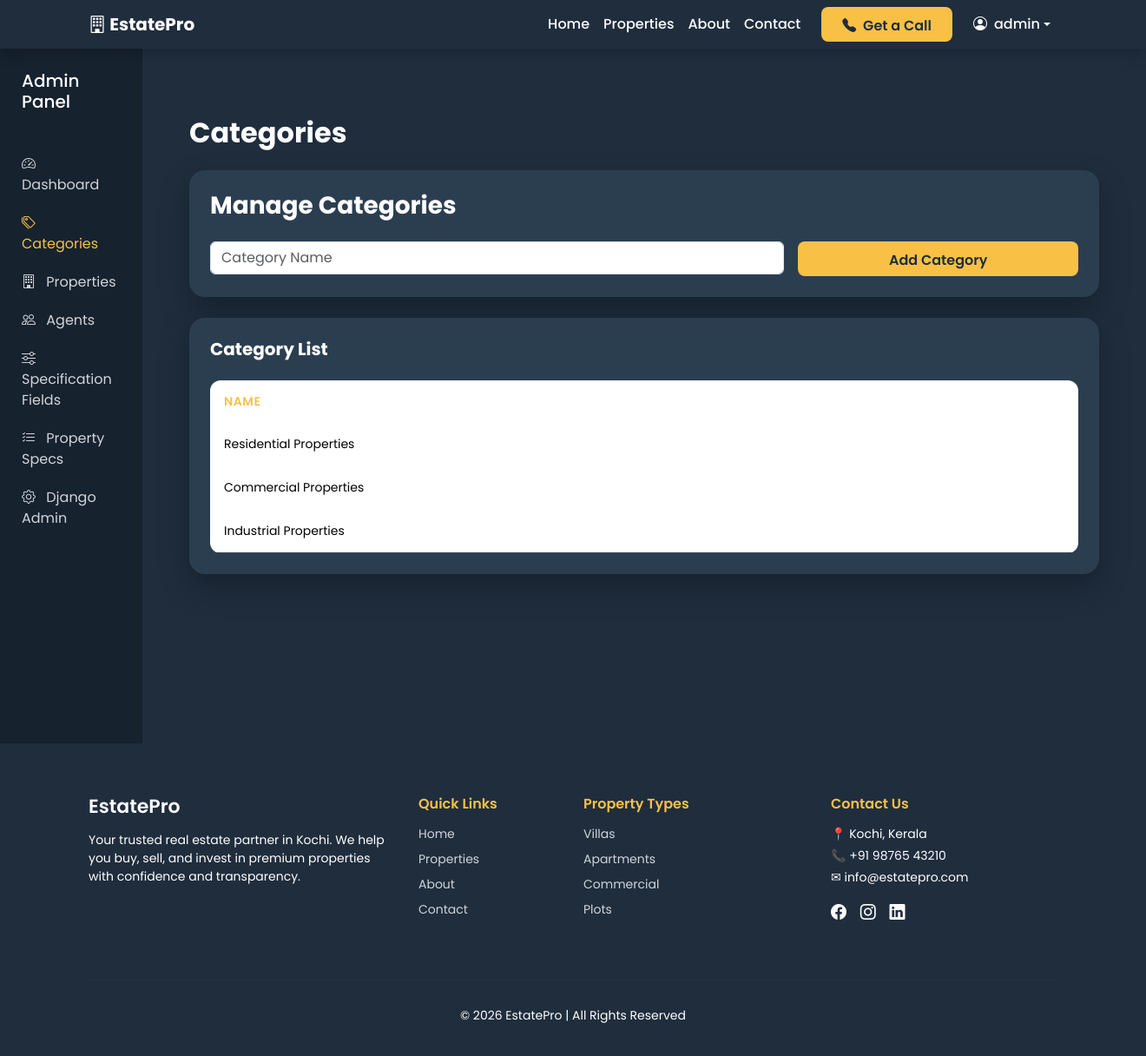
/accounts/admin-dashboard/categories/ (signed in), run on the app's committed database.
### properties/models.py (models this page shows, shortened)
class Category(models.Model):
    name = models.CharField(max_length=100)
    slug = models.SlugField(unique=True, blank=True)
    image = CloudinaryField('image', blank=True, null=True)

### accounts/views.py (the view)
# urls.py: path('admin-dashboard/categories/', views.admin_categories, name='admin_categories'),
@login_required
def admin_categories(request):
    if not request.user.is_superuser:
        return redirect('home')
    if request.method == "POST":
        name = request.POST.get('name')
        Category.objects.create(name=name, slug=name.lower().replace(" ", "-"))
        return redirect('admin_categories')
    categories = Category.objects.all()
    return render(request, 'categories.html', {'categories': categories})

### templates/categories.html (shortened to what this page needs)
{% extends 'base.html' %}
{% block content %}
<section class="admin-wrapper">
    <div class="admin-layout">
        <aside class="admin-sidebar" id="adminSidebar">
            <div class="sidebar-header">
                <h5>Admin Panel</h5>
            </div>
            <nav class="admin-menu">
                <a href="{% url 'admin_dashboard' %}" class="admin-link">
                    <i class="bi bi-speedometer2"></i> Dashboard
                </a>
                <a href="{% url 'admin_categories' %}" class="admin-link active">
                    <i class="bi bi-tags"></i> Categories
                </a>
                <a href="{% url 'admin_properties' %}" class="admin-link">
                    <i class="bi bi-building"></i> Properties
                </a>
                <a href="{% url 'admin_agents' %}" class="admin-link">
                    <i class="bi bi-people"></i> Agents
                </a>
                <a href="{% url 'admin_spec_fields' %}" class="admin-link">
                    <i class="bi bi-sliders me-2"></i> Specification Fields
                </a>
                <a href="{% url 'admin_property_specs' %}" class="admin-link">
                    <i class="bi bi-list-check me-2"></i> Property Specs
                </a>
                <a href="/admin/" class="admin-link">
                    <i class="bi bi-gear"></i> Django Admin
                </a>
            </nav>
        </aside>
        <main class="admin-content">
            <div class="container-fluid py-4">
            <div class="container-fluid py-4">
                <h2 class="fw-bold mb-4">Categories</h2>
                <div class="admin-card p-4 mb-4">
                    <h3 class="fw-bold mb-4">Manage Categories</h3>
                    <form method="POST" class="row g-3">
                        <div class="col-md-8">
                            <input type="text" name="name" placeholder="Category Name" class="form-control admin-input"
                                required>
                        </div>
                        <div class="col-md-4">
                            <button class="btn btn-gold w-100">
                                Add Category
                            </button>
                        </div>
                    </form>
                </div>
                <div class="admin-card p-4">
                    <h5 class="fw-bold mb-4">Category List</h5>
                    <div class="table-responsive">
                        <table class="table admin-table align-middle">
                            <thead>
                                <tr>
                                    <th>Name</th>
                                </tr>
                            </thead>
                            <tbody>
                                {% for cat in categories %}
                                <tr>
                                    <td>{{ cat.name }}</td>
                                </tr>
                                {% empty %}
                                <tr>
                                    <td class="text-center text-muted">
                                        No categories added yet.
                                    </td>
                                </tr>
                                {% endfor %}
                            </tbody>
                        </table>
                    </div>
                </div>
            </div>
        </main>
    </div>
</section>
{% endblock %}

### templates/base.html (shortened to what this page needs)
{% load static %}
<!DOCTYPE html>
<html lang="en">
<head>
    <link href="https://cdn.jsdelivr.net/npm/bootstrap@5.3.2/dist/css/bootstrap.min.css" rel="stylesheet">
    <link href="https://cdn.jsdelivr.net/npm/bootstrap-icons@1.11.1/font/bootstrap-icons.css" rel="stylesheet">
    <link rel="stylesheet" href="{% static 'css/style.css' %}">
</head>
<body>
    <nav class="navbar navbar-expand-lg navbar-dark shadow custom-navbar">
        <div class="container">
            <a class="navbar-brand fw-bold" href="/">
                <i class="bi bi-building"></i> EstatePro
            </a>
            <div class="collapse navbar-collapse justify-content-end" id="navbarNav">
                <ul class="navbar-nav align-items-lg-center">
                    <li class="nav-item">
                        <a class="nav-link" href="/">Home</a>
                    </li>
                    <li class="nav-item">
                        <a class="nav-link" href="/properties/">Properties</a>
                    </li>
                    <li class="nav-item">
                        <a class="nav-link" href="/about/">About</a>
                    </li>
                    <li class="nav-item">
                        <a class="nav-link" href="/contact/">Contact</a>
                    </li>
                    <li class="nav-item ms-lg-3 mb-2 mb-lg-0">
                        <a href="/contact/" class="btn btn-gold px-4">
                            <i class="bi bi-telephone-fill me-1"></i> Get a Call
                        </a>
                    </li>
                    {% if user.is_authenticated %}
                    <li class="nav-item dropdown ms-lg-3">
                        <a class="nav-link dropdown-toggle d-flex align-items-center" href="#" role="button"
                            data-bs-toggle="dropdown">
                            <i class="bi bi-person-circle me-2"></i>
                            {{ user.username }}
                        </a>
                    </li>
                    {% else %}
                    <li class="nav-item ms-lg-3">
                        <a class="btn btn-outline-light px-3" href="{% url 'login' %}">
                            Login
                        </a>
                    </li>
                    {% endif %}
                </ul>
            </div>
        </div>
    </nav>
    <div class="main-content">
        {% block content %}
        {% endblock %}
    </div>
    <footer class="footer-section text-white">
        <div class="container">
            <div class="row">
                <div class="col-lg-4 col-md-6 mb-4">
                    <h5 class="footer-title">EstatePro</h5>
                    <p>
                        Your trusted real estate partner in Kochi.
                        We help you buy, sell, and invest in premium properties
                        with confidence and transparency.
                    </p>
                </div>
                <div class="col-lg-2 col-md-6 mb-4">
                    <h6 class="footer-heading">Quick Links</h6>
                    <ul class="footer-links">
                        <li><a href="/">Home</a></li>
                        <li><a href="/properties/">Properties</a></li>
                        <li><a href="/about/">About</a></li>
                        <li><a href="/contact/">Contact</a></li>
                    </ul>
                </div>
                <div class="col-lg-3 col-md-6 mb-4">
                    <h6 class="footer-heading">Property Types</h6>
                    <ul class="footer-links">
                        <li><a href="#">Villas</a></li>
                        <li><a href="#">Apartments</a></li>
                        <li><a href="#">Commercial</a></li>
                        <li><a href="#">Plots</a></li>
                    </ul>
                </div>
                <div class="col-lg-3 col-md-6 mb-4">
                    <h6 class="footer-heading">Contact Us</h6>
                    <p class="mb-1">📍 Kochi, Kerala</p>
                    <p class="mb-1">📞 +91 98765 43210</p>
                    <p class="mb-1">✉ info@estatepro.com</p>
                    <div class="social-icons mt-3">
                        <a href="#"><i class="bi bi-facebook"></i></a>
                        <a href="#"><i class="bi bi-instagram"></i></a>
                        <a href="#"><i class="bi bi-linkedin"></i></a>
                    </div>
                </div>
            </div>
            <hr class="footer-divider">
            <div class="text-center pb-3">
                <p class="mb-0">
                    © 2026 EstatePro | All Rights Reserved
                </p>
            </div>
        </div>
    </footer>
</body>
</html>

### static/css/style.css (style rules this page uses)
body { font-family: 'Poppins', sans-serif; background-color: #f8f9fa; margin: 0; padding: 0; }
.main-content { min-height: 70vh; padding-top: 0px; }
.custom-navbar { background-color: #1f2d3d; }
.custom-navbar .nav-link { color: #ffffff !important; font-weight: 500; transition: 0.3s ease; }
.btn-gold { background-color: #f8c146; border: none; color: #1f2d3d; font-weight: 600; border-radius: 6px; transition: 0.3s ease; height: 50px; }
footer { background: #111; color: #bbb; padding: 25px 0; font-size: 14px; }
footer a { color: #f8c146; text-decoration: none; }
.btn-gold { height:55px; border-radius:50px; background:#f8c146; color:#1f2d3d; font-weight:600; border:none; transition:0.3s ease; }
.footer-section { background-color: #1f2d3d; padding: 60px 0 20px 0; }
.footer-title { font-weight: 600; font-size: 22px; margin-bottom: 15px; }
.footer-heading { font-weight: 600; margin-bottom: 15px; color: #f8c146; }
.footer-links { list-style: none; padding: 0; }
.footer-links li { margin-bottom: 8px; }
.footer-links a { text-decoration: none; color: #d1d5db; transition: 0.3s ease; }
.footer-divider { border-color: rgba(255,255,255,0.1); margin: 30px 0; }
.social-icons a { color: #ffffff; margin-right: 12px; font-size: 18px; transition: 0.3s ease; }
.btn-gold { background: #f8c146; color: #1f2d3d; font-weight: 600; }
.btn-gold { background-color: #f8c146; border: none; font-weight: 600; border-radius: 8px; padding: 10px; color: #1f2d3d; transition: 0.3s ease; }
.btn-gold { background-color: #f8c146; border: none; color: #1f2d3d; font-weight: 600; border-radius: 8px; padding: 8px 18px; transition: 0.3s ease; }
.btn-gold { background-color: #f8c146; border: none; color: #1f2d3d; font-weight: 600; border-radius: 8px; padding: 10px; transition: 0.3s ease; }
.btn-gold { background-color: #f8c146; border: none; color: #1f2d3d; font-weight: 600; border-radius: 8px; padding: 10px 20px; transition: 0.3s ease; }
.admin-wrapper { background: #1f2d3d; min-height: 100vh; }
.admin-layout { display: flex; }
.admin-sidebar { width: 240px; background: #16222e; padding: 25px; min-height: 100vh; transition: 0.3s ease; }
.sidebar-header { display: flex; justify-content: space-between; align-items: center; color: #ffffff; margin-bottom: 30px; }
.admin-menu { display: flex; flex-direction: column; }
.admin-link { color: #d1d5db; text-decoration: none; padding: 10px 0; transition: 0.3s ease; }
.admin-link i { margin-right: 8px; }
.admin-content { flex: 1; padding: 30px; color: #ffffff; }
.admin-card { background: #2b3e50; border-radius: 18px; padding: 25px; transition: 0.3s ease; }
.btn-gold { background-color: #f8c146; border: none; color: #1f2d3d; font-weight: 600; border-radius: 8px; transition: 0.3s ease; }
.admin-sidebar { width: 240px; background: #16222e; padding: 25px; min-height: 100vh; }
.admin-link:hover, .admin-link.active { color: #f8c146; }
.admin-card { background: #2b3e50; border-radius: 18px; box-shadow: 0 15px 35px rgba(0,0,0,0.25); color: #ffffff; }
.btn-gold { background-color: #f8c146; border: none; color: #1f2d3d; font-weight: 600; }
.admin-table { background: transparent; color: #ffffff; margin-bottom: 0; }
.admin-table thead { background: #16222e; }
.admin-table thead th { color: #f8c146; font-weight: 600; border: none; padding: 14px 16px; font-size: 14px; text-transform: uppercase; letter-spacing: 0.5px; }
.admin-table tbody td { border-color: rgba(255,255,255,0.08); padding: 14px 16px; font-size: 14px; }
.admin-table tbody tr { transition: 0.3s ease; }
.table-responsive { border-radius: 12px; overflow: hidden; }
.admin-sidebar { width: 250px; background: #16222e; padding: 25px; min-height: 100vh; transition: 0.3s ease; }
.admin-card { background: #2b3e50; border-radius: 18px; }
.admin-table { color: #ffffff; }
.admin-table thead th { color: #f8c146; }
.admin-table { min-width: 900px; }
.admin-sidebar { width: 250px; background: #16222e; padding: 25px; min-height: 100vh; }
.admin-table { min-width: 900px; color: #ffffff; }
.admin-table thead { background: #1f2d3d; color: #f8c146; }
.btn-gold { background: #f8c146; color: #1f2d3d; font-weight: 600; height: 40px; }
.admin-table { min-width: 1000px; color: #ffffff; }
.admin-table td, .admin-table th { border-color: rgba(255,255,255,0.08); }
.admin-table { min-width: 1000px; }

### data on the page
Category: name "Residential Properties"
Category: name "Commercial Properties"
Category: name "Industrial Properties"

### other printed values
{{ user.username }} "admin"
